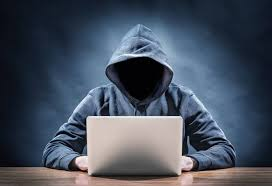
//> input picture exercicios/img/hacker.jpg, 272 x 186 px
$ ./trocaregioes img/hacker.jpg   (built with g++ and OpenCV 4)
//> lines starting //> are read from the running program, lines starting //| are printed output that depends on the picture
#include <iostream>
#include <opencv2/opencv.hpp>

int main(int argc, char **argv)
{
    if (argc != 2) {
        std::cerr << "Uso: " << argv[0] << " <imagem>" << std::endl;
        return -1;
    }

    cv::Mat image = cv::imread(argv[1]);
//> image is the input picture: 186 rows x 272 cols, CV_8UC3; mean B, G, R 93.6, 79.3, 70

    if (image.empty()) {
        std::cerr << "Erro ao carregar a imagem!" << std::endl;
        return -1;
    }

    // Extrair submatriz: sobrecargar do operador () da classe Mat
    // Mat cv::Mat::operator()	(	Range	rowRange, Range	colRange ) const

    // Copiar quadrantes da imagem
    cv::Mat q1 = image(cv::Range(0, image.rows/2), cv::Range(0, image.cols/2)).clone();
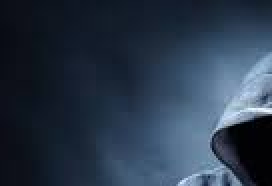
//> q1: 93 rows x 136 cols, CV_8UC3 (shown 2 times larger); mean B, G, R 74, 56.2, 41.9
    cv::Mat q2 = image(cv::Range(0, image.rows/2), cv::Range(image.cols/2, image.cols)).clone();
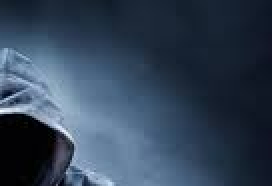
//> q2: 93 rows x 136 cols, CV_8UC3 (shown 2 times larger); mean B, G, R 86.9, 67.3, 50.9
    cv::Mat q3 = image(cv::Range(image.rows/2, image.rows), cv::Range(0, image.cols/2)).clone();
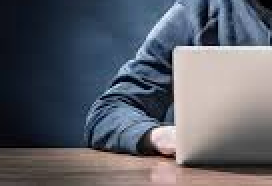
//> q3: 93 rows x 136 cols, CV_8UC3 (shown 2 times larger); mean B, G, R 104.9, 95.7, 92.8
    cv::Mat q4 = image(cv::Range(image.rows/2, image.rows), cv::Range(image.cols/2, image.cols)).clone();
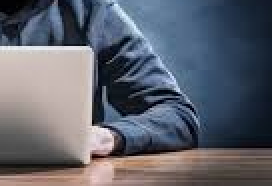
//> q4: 93 rows x 136 cols, CV_8UC3 (shown 2 times larger); mean B, G, R 108.6, 98.1, 94.4

    // Trocar quadrantes q1 com q4
    q1.copyTo(image(cv::Range(image.rows/2, image.rows), cv::Range(image.cols/2, image.cols)));
    q4.copyTo(image(cv::Range(0, image.rows/2), cv::Range(0, image.cols/2)));
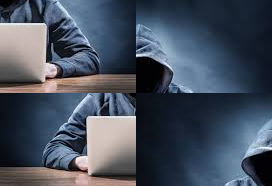
//> image: 186 rows x 272 cols, CV_8UC3; mean B, G, R 93.6, 79.3, 70

    // Trocar quadrantes q2 com q3
    q2.copyTo(image(cv::Range(image.rows/2, image.rows), cv::Range(0, image.cols/2)));
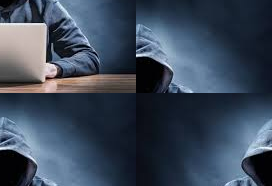
//> image: 186 rows x 272 cols, CV_8UC3; mean B, G, R 89.1, 72.2, 59.5
    q3.copyTo(image(cv::Range(0, image.rows/2), cv::Range(image.cols/2, image.cols)));
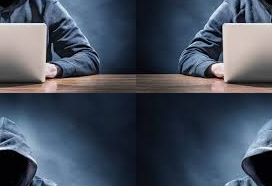
//> image: 186 rows x 272 cols, CV_8UC3; mean B, G, R 93.6, 79.3, 70

    cv::imshow("trocaregioes", image);
    cv::waitKey(0);

    return 0;
}

$ run again, on exercicios/img/biel.png
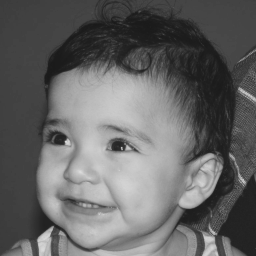
//> input picture exercicios/img/biel.png, 256 x 256 px
//> image is the input picture: 256 rows x 256 cols, CV_8UC3; min 26, max 219, mean 100.9
//> `cv::Mat q4 = image(cv::Range(image.rows/2, image.rows), cv::Range(imag..`:
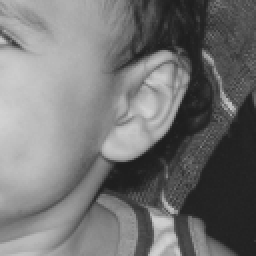
//> q4: 128 rows x 128 cols, CV_8UC3 (shown 2 times larger); min 29, max 211, mean 115.9
//> `q3.copyTo(image(cv::Range(0, image.rows/2), cv::Range(image.cols/2, im..`:
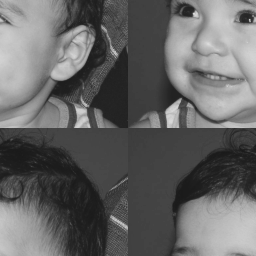
//> image: 256 rows x 256 cols, CV_8UC3; min 26, max 219, mean 100.9
